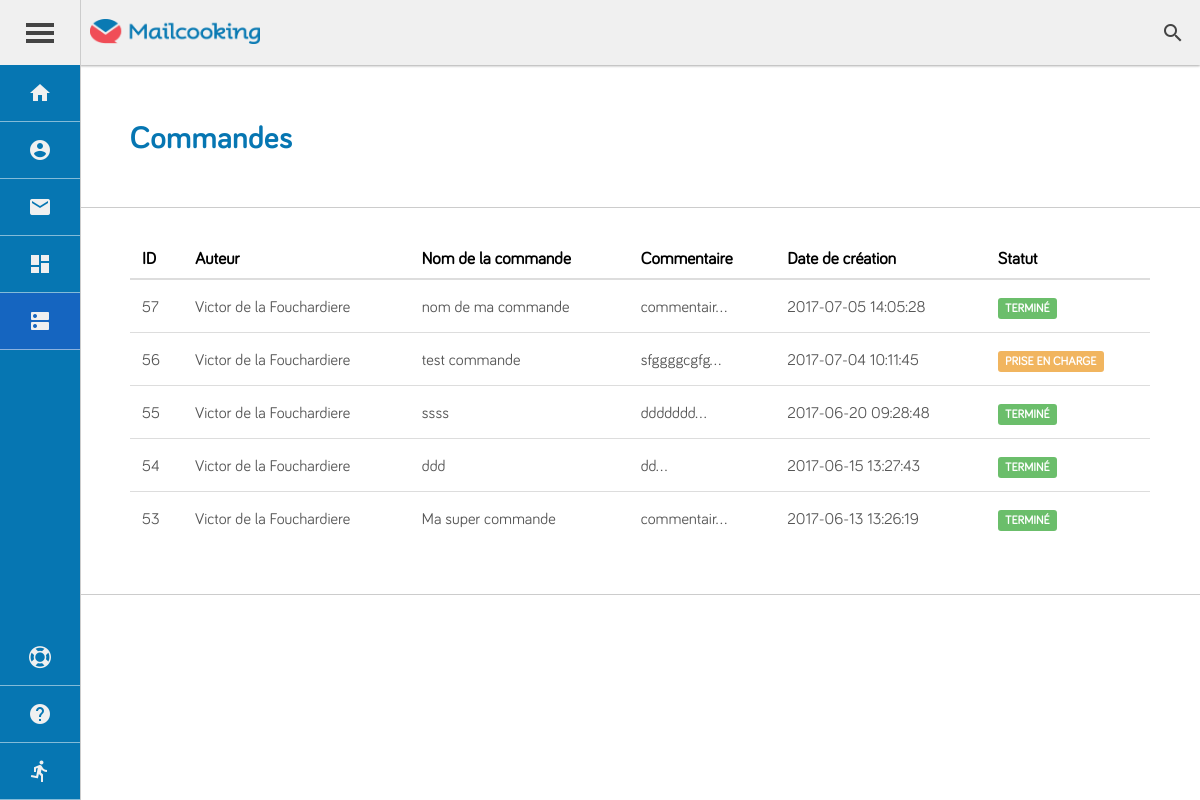
The app's page /?module=admin&action=commandes (signed in) with its own data.
### tables this page shows
CREATE TABLE `template_commande` (
  `id_user` varchar(255) NOT NULL,
  `id_commande` int(11) NOT NULL,
  `nom_commande` varchar(255) NOT NULL,
  `commentaire_commande` varchar(255) NOT NULL,
  `status` varchar(255) NOT NULL,
  `date_creat` timestamp NOT NULL DEFAULT CURRENT_TIMESTAMP
);

CREATE TABLE `users` (
  `user_id` int(11) NOT NULL,
  `user_email` varchar(255) NOT NULL,
  `user_password` varchar(255) NOT NULL,
  `user_societe` varchar(450) NOT NULL COMMENT 'Société modifiabale du user',
  `first_name` varchar(255) NOT NULL,
  `last_name` varchar(255) NOT NULL,
  `societe` varchar(255) NOT NULL,
  `nb_phone` varchar(255) NOT NULL,
  `gender` varchar(255) NOT NULL,
  `valide` int(11) NOT NULL,
  `timestamp` timestamp NOT NULL DEFAULT CURRENT_TIMESTAMP
);

### app/model/admin/lire_commandes.php (called while the page is built, shortened)
<?php
	function lire_commandes()
	{
		global $connexion;
		try
		{
			$query = $connexion->prepare('SELECT *
											FROM template_commande, users
								                WHERE id_user=user_id
								                ORDER by date_creat DESC');
			$query->execute();
			$var = $query->fetchAll();
			return $var;
		}
		catch (Exception $e)
		{
			die("Erreur SQL : " . $e->getMessage());
		}
	}

### app/view/admin/commandes.php (the view, shortened to what this page needs)
<?php
	include("app/view/layout/user/header.php");
?>
<div class="container container_orders">
	<div class="block full_block">
		<div class="pannel pannel_heading">
			<div class="row nowrap row-verti-center row-hori-between">
				<div>
					<h1>Commandes</h1>
				</div>
			</div>
		</div>
	</div>
	<div class="block full_block">
		<div class="pannel pannel_body container_to_table">
			<table class="table_order">
				<thead>
					<tr>
						<th>ID</th>
						<th>Auteur</th>
						<th>Nom de la commande</th>
						<th>Commentaire</th>
						<th>Date de création</th>
						<th>Statut</th>
					</tr>
				</thead>
				<tbody>
				<?php foreach ($users as $key => $order) {
					$keep_status = $order["status"];
					if ($order["status"] == 0) {
						$order["status"] = "En attente de validation";
					} elseif ($order["status"] == 1) {
						$order["status"] = "Prise en charge";
					} elseif ($order["status"] == 2) {
						$order["status"] = "En attente de test";
					} elseif ($order["status"] == 3) {
						$order["status"] = "Terminé";
				} ?>
					<tr data-order="<?= $order["id_commande"]; ?>">
						<td><?= $order["id_commande"]; ?></td>
						<td><?= $order["first_name"]; ?> <?= $order["last_name"]; ?></td>
						<td><?= $order["nom_commande"]; ?></td>
						<td><?= htmlspecialchars(substr($order["commentaire_commande"],0,10)); ?>...</td>
						<td><?= $order["date_creat"]; ?></td>
						<td><span class="statut statut<?= $keep_status ?>"><?= $order["status"]; ?></span></td>
					</tr>
				<?php } ?>
				</tbody>
			</table>
		</div>
	</div>
</div>
<?php
	include("app/view/layout/user/footer.php");
?>

### webroot/css/back/styles.css (style rules this page uses)
.row, .col { display: -webkit-flex; display: flex; }
.row { -webkit-flex-direction: row; flex-direction: row; }
.nowrap { -webkit-flex-wrap: nowrap; flex-wrap: nowrap; }
.row-verti-center { -webkit-align-items: center; align-items: center; }
.row-hori-between { -webkit-justify-content: space-between; justify-content: space-between; }
html, body, div, span, applet, object, iframe, h1, h2, h3, h4, h5, h6, p, blockquote, pre, a, abbr, acronym, address, big, cite, code, del, dfn, em, img, ins, kbd, q, s, samp, small, strike, strong, sub, sup, tt, var, u, center, dl, dt, dd, ol, ul, li, fieldset, form, label, article, aside, canvas, details, embed, figure, figcaption, footer, header, hgroup, menu, nav, output, ruby, section, summary, time, mark, audio, video { margin: 0; padding: 0; border: 0; font: inherit; font-size: 100%; vertical-align: baseline; }
html { line-height: 1; }
html, body, input, textarea, button, p, * { font-family: 'bariolregular', 'Helvetica'; }
h1, h2, h3, h4, h5 { color: #0676B2; }
h1 { font-size: 32px; margin: 10px 0; color: #0676B2; line-height: 42px; font-family: 'bariolbold', 'Helvetica'; }
p, input, span, a { font-size: 16px; outline: none; }
.large_container section.section div.container { position: relative; background-color: #FFFFFF; width: 100%; overflow: auto; height: calc(100vh - 65px); }
div.container div.block { background-color: #FFFFFF; -moz-box-sizing: border-box; -webkit-box-sizing: border-box; box-sizing: border-box; border-bottom: 1px solid rgba(0, 0, 0, 0.2); width: 100%; }
div.container div.block > div.pannel { width: 100%; -moz-box-sizing: border-box; -webkit-box-sizing: border-box; box-sizing: border-box; padding: 15px 50px; }
div.container div.block > div.pannel.pannel_body { padding-top: 30px; padding-bottom: 30px; }
div.container div.block > div.pannel.pannel_heading { padding-top: 40px; padding-bottom: 40px; }
.container_to_table { width: 100%; min-height: 250px; }
.container_to_table table { margin-bottom: 20px; border-collapse: collapse; border-spacing: 0; display: table; width: 100%; }
.container_to_table table > thead, .container_to_table table > tbody { vertical-align: middle; }
.container_to_table table > thead { display: table-header-group; }
.container_to_table table > tbody { display: table-row-group; }
.container_to_table > table > thead > tr { display: table-row; vertical-align: inherit; }
.container_to_table > table > thead > tr th { border-bottom: 2px solid #ddd; padding: 8px 12px; line-height: 1.42857143; text-align: left; display: table-cell; font-size: 17px; }
.container_to_table > table > tbody > tr { width: 100%; filter: progid:DXImageTransform.Microsoft.Alpha(Opacity=90); opacity: 0.9; vertical-align: middle; }
.container_to_table > table > tbody > tr td { padding: 18px 12px; color: #444; border-top: 1px solid #ddd; }
div.container_orders tbody tr[data-order] { cursor: default; }
div.container_orders .statut { display: inline; padding: .2em .6em .3em; font-size: 75%; font-weight: 600; line-height: 1; color: #fff; text-align: center; white-space: nowrap; vertical-align: baseline; border-radius: .25em; text-transform: uppercase; }
div.container_orders .statut.statut1 { background-color: #f0ad4e; }
div.container_orders .statut.statut3 { background-color: #5cb85c; }

### records on screen
template_commande: id_commande "57", id_user.first_name "Victor", id_user.last_name "de la Fouchardiere", nom_commande "nom de ma commande", commentaire_commande "commentair", date_creat "2017-07-05 14:05:28", status "TERMINÉ"
template_commande: id_commande "56", id_user.first_name "Victor", id_user.last_name "de la Fouchardiere", nom_commande "test commande", commentaire_commande "sfggggcgfg", date_creat "2017-07-04 10:11:45", status "PRISE EN CHARGE"
template_commande: id_commande "55", id_user.first_name "Victor", id_user.last_name "de la Fouchardiere", nom_commande "ssss", commentaire_commande "ddddddd", date_creat "2017-06-20 09:28:48", status "TERMINÉ"
template_commande: id_commande "54", id_user.first_name "Victor", id_user.last_name "de la Fouchardiere", nom_commande "ddd", commentaire_commande "dd", date_creat "2017-06-15 13:27:43", status "TERMINÉ"
template_commande: id_commande "53", id_user.first_name "Victor", id_user.last_name "de la Fouchardiere", nom_commande "Ma super commande", commentaire_commande "commentair", date_creat "2017-06-13 13:26:19", status "TERMINÉ"
